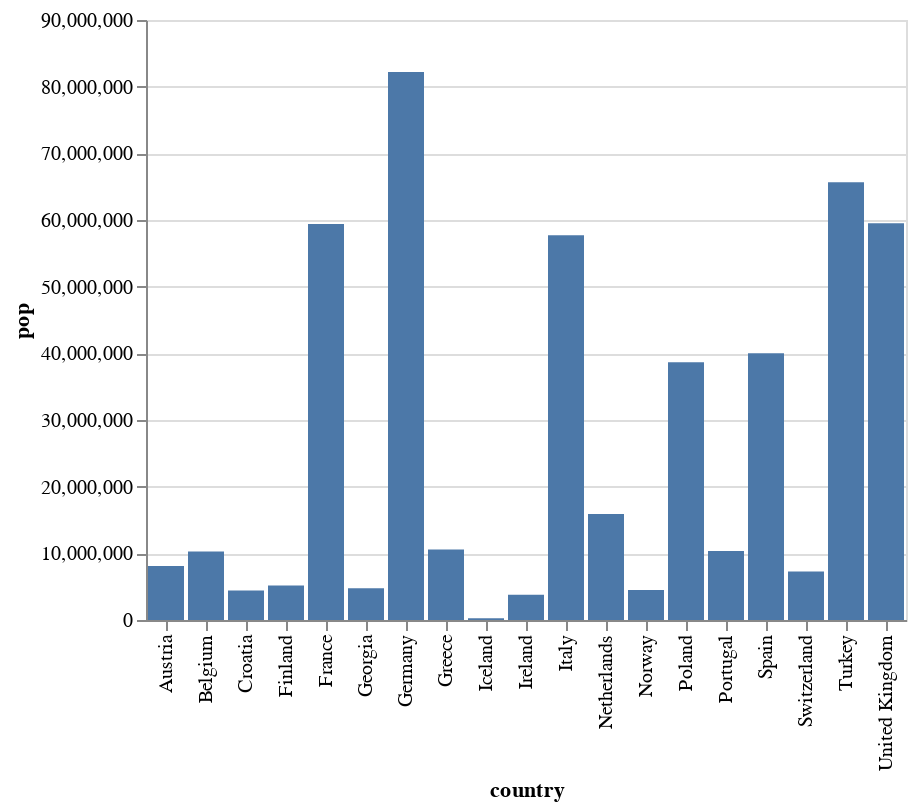

Source (notebook cell):
### Markdown cell above
Now, we'll create a bar chart using a line mark (but called `mark_bar()`) with horizontal spatial region based on country name and position on the vertical axis based on population.

### Code cell
alt.Chart(data_2000c1).mark_bar(tooltip=True).encode(
    x = 'country:N',
    y = 'pop:Q'
)

### Figure 1 — Vega-Lite specification as saved in the notebook (floating-point values rounded to 4 significant figures)
{"config": {"view": {"continuousWidth": 300, "continuousHeight": 300}}, "data": {"name": "data-92d82d6fff228597c05fcddd802bc474"}, "mark": {"type": "bar", "tooltip": true}, "encoding": {"x": {"field": "country", "type": "nominal"}, "y": {"field": "pop", "type": "quantitative"}}, "$schema": "https://vega.github.io/schema/vega-lite/v5.20.1.json", "datasets": {"data-92d82d6fff228597c05fcddd802bc474": [{"year": 2000, "country": "Austria", "cluster": 1, "pop": 8113413, "life_expect": 78.98, "fertility": 1.382}, {"year": 2000, "country": "Belgium", "cluster": 1, "pop": 10263618, "life_expect": 78.32, "fertility": 1.638}, {"year": 2000, "country": "Croatia", "cluster": 1, "pop": 4410830, "life_expect": 74.88, "fertility": 1.348}, {"year": 2000, "country": "Finland", "cluster": 1, "pop": 5168595, "life_expect": 78.37, "fertility": 1.754}, {"year": 2000, "country": "France", "cluster": 1, "pop": 59381628, "life_expect": 79.59, "fertility": 1.883}, {"year": 2000, "country": "Georgia", "cluster": 1, "pop": 4777209, "life_expect": 70.48, "fertility": 1.478}, {"year": 2000, "country": "Germany", "cluster": 1, "pop": 82187909, "life_expect": 78.67, "fertility": 1.346}, {"year": 2000, "country": "Greece", "cluster": 1, "pop": 10559110, "life_expect": 78.26, "fertility": 1.277}, {"year": 2000, "country": "Iceland", "cluster": 1, "pop": 281043, "life_expect": 80.5, "fertility": 1.993}, {"year": 2000, "country": "Ireland", "cluster": 1, "pop": 3791690, "life_expect": 77.78, "fertility": 1.969}, {"year": 2000, "country": "Italy", "cluster": 1, "pop": 57719337, "life_expect": 80.24, "fertility": 1.286}, {"year": 2000, "country": "Netherlands", "cluster": 1, "pop": 15907853, "life_expect": 78.53, "fertility": 1.726}, {"year": 2000, "country": "Norway", "cluster": 1, "pop": 4492400, "life_expect": 79.05, "fertility": 1.801}, {"year": 2000, "country": "Poland", "cluster": 1, "pop": 38654164, "life_expect": 74.67, "fertility": 1.251}, {"year": 2000, "country": "Portugal", "cluster": 1, "pop": 10335597, "life_expect": 77.29, "fertility": 1.454}, {"year": 2000, "country": "Spain", "cluster": 1, "pop": 40016081, "life_expect": 79.78, "fertility": 1.287}, {"year": 2000, "country": "Switzerland", "cluster": 1, "pop": 7266920, "life_expect": 80.62, "fertility": 1.415}, {"year": 2000, "country": "Turkey", "cluster": 1, "pop": 65666677, "life_expect": 70.84, "fertility": 2.23}, {"year": 2000, "country": "United Kingdom", "cluster": 1, "pop": 59522468, "life_expect": 78.47, "fertility": 1.695}]}}
